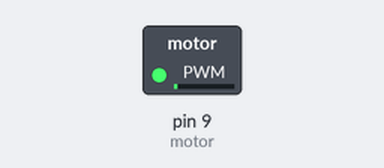
This sketch was run on a simulated Arduino Uno, built with avr-gcc and run on an emulated ATmega328P. On the bench: switched loads named in the sketch (green lamp = pin HIGH).

Above: at 0.05 s.
At 1.15 s:
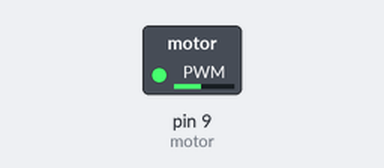
At 2.3 s:
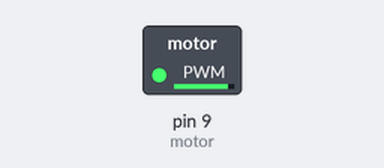
At 4.55 s:
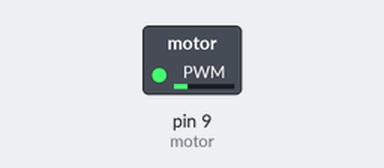
Timing chart, 0 to 6.6 s (numbered marks = the images above):
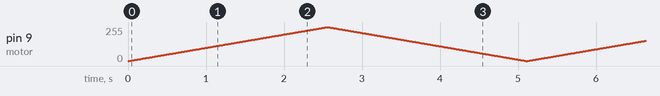

The sketch:

spinning_motor.ino
```cpp
const int motor = 9;
int speed = 0;
int speedChange = 1;
int speedChangeSign = 1;
void setup() {
  pinMode(motor, OUTPUT);
}

void loop() {
  speed = speed + speedChange * speedChangeSign;
  if (speed >= 255) {
    speedChangeSign = -1;
  }
  if (speed <= 0) {
    speedChangeSign = 1;
  }
  delay(10);
  analogWrite(motor, speed);
}
```
